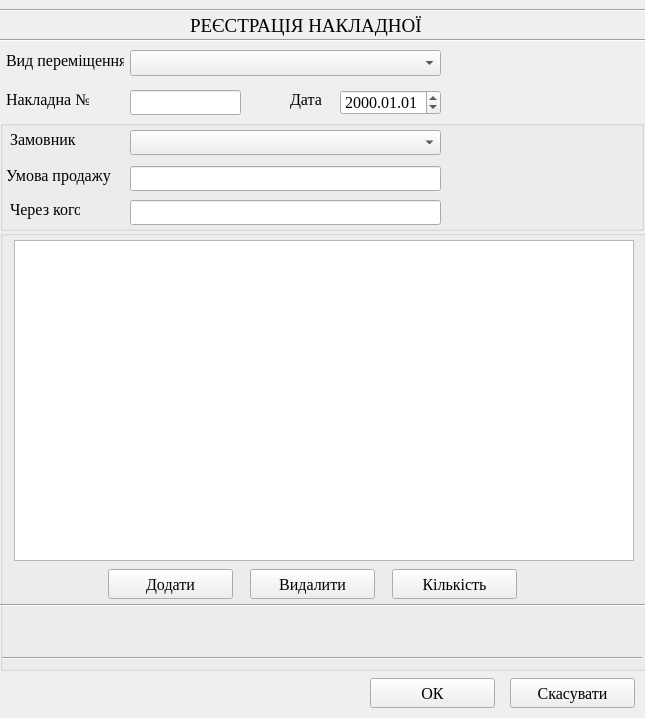
<?xml version="1.0" encoding="UTF-8"?>
<ui version="4.0">
 <class>ttn</class>
 <widget class="QWidget" name="ttn">
  <property name="windowModality">
   <enum>Qt::ApplicationModal</enum>
  </property>
  <property name="geometry">
   <rect>
    <x>0</x>
    <y>0</y>
    <width>645</width>
    <height>718</height>
   </rect>
  </property>
  <property name="minimumSize">
   <size>
    <width>645</width>
    <height>718</height>
   </size>
  </property>
  <property name="maximumSize">
   <size>
    <width>645</width>
    <height>718</height>
   </size>
  </property>
  <property name="font">
   <font>
    <family>Times New Roman</family>
    <pointsize>12</pointsize>
   </font>
  </property>
  <property name="windowTitle">
   <string>Реєстрація Накладної</string>
  </property>
  <property name="windowIcon">
   <iconset resource="ico.qrc">
    <normaloff>:/ico/arrowup.ico</normaloff>:/ico/arrowup.ico</iconset>
  </property>
  <widget class="Line" name="line">
   <property name="geometry">
    <rect>
     <x>0</x>
     <y>2</y>
     <width>651</width>
     <height>16</height>
    </rect>
   </property>
   <property name="orientation">
    <enum>Qt::Horizontal</enum>
   </property>
  </widget>
  <widget class="Line" name="line_2">
   <property name="geometry">
    <rect>
     <x>0</x>
     <y>32</y>
     <width>651</width>
     <height>16</height>
    </rect>
   </property>
   <property name="orientation">
    <enum>Qt::Horizontal</enum>
   </property>
  </widget>
  <widget class="QLabel" name="label_8">
   <property name="geometry">
    <rect>
     <x>190</x>
     <y>10</y>
     <width>241</width>
     <height>31</height>
    </rect>
   </property>
   <property name="font">
    <font>
     <family>Times New Roman</family>
     <pointsize>14</pointsize>
    </font>
   </property>
   <property name="text">
    <string>РЕЄСТРАЦІЯ НАКЛАДНОЇ</string>
   </property>
  </widget>
  <widget class="QPushButton" name="pushButton_4">
   <property name="enabled">
    <bool>true</bool>
   </property>
   <property name="geometry">
    <rect>
     <x>370</x>
     <y>678</y>
     <width>125</width>
     <height>30</height>
    </rect>
   </property>
   <property name="text">
    <string>ОК</string>
   </property>
  </widget>
  <widget class="QPushButton" name="pushButton_5">
   <property name="geometry">
    <rect>
     <x>510</x>
     <y>678</y>
     <width>125</width>
     <height>30</height>
    </rect>
   </property>
   <property name="text">
    <string>Скасувати</string>
   </property>
  </widget>
  <widget class="QLabel" name="label_2">
   <property name="geometry">
    <rect>
     <x>290</x>
     <y>90</y>
     <width>32</width>
     <height>19</height>
    </rect>
   </property>
   <property name="text">
    <string>Дата</string>
   </property>
  </widget>
  <widget class="QComboBox" name="comboBox">
   <property name="enabled">
    <bool>true</bool>
   </property>
   <property name="geometry">
    <rect>
     <x>130</x>
     <y>50</y>
     <width>311</width>
     <height>26</height>
    </rect>
   </property>
   <property name="currentIndex">
    <number>-1</number>
   </property>
  </widget>
  <widget class="QLabel" name="label">
   <property name="geometry">
    <rect>
     <x>6</x>
     <y>90</y>
     <width>83</width>
     <height>19</height>
    </rect>
   </property>
   <property name="text">
    <string>Накладна №</string>
   </property>
  </widget>
  <widget class="QDateEdit" name="dateEdit">
   <property name="enabled">
    <bool>true</bool>
   </property>
   <property name="geometry">
    <rect>
     <x>340</x>
     <y>90</y>
     <width>101</width>
     <height>25</height>
    </rect>
   </property>
   <property name="wrapping">
    <bool>false</bool>
   </property>
   <property name="buttonSymbols">
    <enum>QAbstractSpinBox::UpDownArrows</enum>
   </property>
   <property name="specialValueText">
    <string/>
   </property>
   <property name="displayFormat">
    <string>yyyy.MM.dd</string>
   </property>
  </widget>
  <widget class="QLineEdit" name="lineEdit">
   <property name="enabled">
    <bool>true</bool>
   </property>
   <property name="geometry">
    <rect>
     <x>130</x>
     <y>90</y>
     <width>111</width>
     <height>25</height>
    </rect>
   </property>
   <property name="inputMask">
    <string/>
   </property>
   <property name="maxLength">
    <number>32767</number>
   </property>
   <property name="cursorPosition">
    <number>0</number>
   </property>
   <property name="readOnly">
    <bool>true</bool>
   </property>
   <property name="clearButtonEnabled">
    <bool>false</bool>
   </property>
  </widget>
  <widget class="QLabel" name="label_3">
   <property name="geometry">
    <rect>
     <x>6</x>
     <y>50</y>
     <width>118</width>
     <height>20</height>
    </rect>
   </property>
   <property name="text">
    <string>Вид переміщення</string>
   </property>
  </widget>
  <widget class="QGroupBox" name="groupBox">
   <property name="geometry">
    <rect>
     <x>0</x>
     <y>120</y>
     <width>644</width>
     <height>111</height>
    </rect>
   </property>
   <property name="flat">
    <bool>true</bool>
   </property>
   <widget class="QLabel" name="label_5">
    <property name="geometry">
     <rect>
      <x>10</x>
      <y>80</y>
      <width>70</width>
      <height>19</height>
     </rect>
    </property>
    <property name="text">
     <string>Через кого</string>
    </property>
   </widget>
   <widget class="QLineEdit" name="lineEdit_3">
    <property name="enabled">
     <bool>true</bool>
    </property>
    <property name="geometry">
     <rect>
      <x>130</x>
      <y>46</y>
      <width>311</width>
      <height>25</height>
     </rect>
    </property>
   </widget>
   <widget class="QComboBox" name="comboBox_2">
    <property name="enabled">
     <bool>true</bool>
    </property>
    <property name="geometry">
     <rect>
      <x>130</x>
      <y>10</y>
      <width>311</width>
      <height>25</height>
     </rect>
    </property>
   </widget>
   <widget class="QLabel" name="label_4">
    <property name="geometry">
     <rect>
      <x>10</x>
      <y>10</y>
      <width>66</width>
      <height>19</height>
     </rect>
    </property>
    <property name="text">
     <string>Замовник</string>
    </property>
   </widget>
   <widget class="QLabel" name="label_6">
    <property name="geometry">
     <rect>
      <x>6</x>
      <y>46</y>
      <width>105</width>
      <height>19</height>
     </rect>
    </property>
    <property name="text">
     <string>Умова продажу</string>
    </property>
   </widget>
   <widget class="QLineEdit" name="lineEdit_2">
    <property name="enabled">
     <bool>true</bool>
    </property>
    <property name="geometry">
     <rect>
      <x>130</x>
      <y>80</y>
      <width>311</width>
      <height>25</height>
     </rect>
    </property>
   </widget>
  </widget>
  <widget class="QGroupBox" name="groupBox_2">
   <property name="geometry">
    <rect>
     <x>0</x>
     <y>230</y>
     <width>646</width>
     <height>441</height>
    </rect>
   </property>
   <property name="flat">
    <bool>true</bool>
   </property>
   <widget class="QTableView" name="tableView">
    <property name="geometry">
     <rect>
      <x>14</x>
      <y>10</y>
      <width>620</width>
      <height>321</height>
     </rect>
    </property>
    <property name="selectionBehavior">
     <enum>QAbstractItemView::SelectRows</enum>
    </property>
   </widget>
   <widget class="Line" name="line_5">
    <property name="geometry">
     <rect>
      <x>2</x>
      <y>420</y>
      <width>640</width>
      <height>16</height>
     </rect>
    </property>
    <property name="orientation">
     <enum>Qt::Horizontal</enum>
    </property>
   </widget>
   <widget class="Line" name="line_3">
    <property name="geometry">
     <rect>
      <x>0</x>
      <y>367</y>
      <width>651</width>
      <height>16</height>
     </rect>
    </property>
    <property name="orientation">
     <enum>Qt::Horizontal</enum>
    </property>
   </widget>
   <widget class="QPushButton" name="pushButton">
    <property name="enabled">
     <bool>true</bool>
    </property>
    <property name="geometry">
     <rect>
      <x>108</x>
      <y>339</y>
      <width>125</width>
      <height>30</height>
     </rect>
    </property>
    <property name="text">
     <string>Додати</string>
    </property>
    <property name="icon">
     <iconset resource="ico.qrc">
      <normaloff>:/ico/Button Add.ico</normaloff>:/ico/Button Add.ico</iconset>
    </property>
    <property name="iconSize">
     <size>
      <width>22</width>
      <height>22</height>
     </size>
    </property>
   </widget>
   <widget class="QPushButton" name="pushButton_3">
    <property name="enabled">
     <bool>true</bool>
    </property>
    <property name="geometry">
     <rect>
      <x>250</x>
      <y>339</y>
      <width>125</width>
      <height>30</height>
     </rect>
    </property>
    <property name="text">
     <string>Видалити</string>
    </property>
    <property name="icon">
     <iconset resource="ico.qrc">
      <normaloff>:/ico/Button Delete.ico</normaloff>:/ico/Button Delete.ico</iconset>
    </property>
    <property name="iconSize">
     <size>
      <width>22</width>
      <height>22</height>
     </size>
    </property>
   </widget>
   <widget class="QLabel" name="label_7">
    <property name="geometry">
     <rect>
      <x>480</x>
      <y>390</y>
      <width>141</width>
      <height>20</height>
     </rect>
    </property>
    <property name="text">
     <string/>
    </property>
   </widget>
   <widget class="QPushButton" name="pushButton_6">
    <property name="enabled">
     <bool>true</bool>
    </property>
    <property name="geometry">
     <rect>
      <x>392</x>
      <y>339</y>
      <width>125</width>
      <height>30</height>
     </rect>
    </property>
    <property name="text">
     <string>Кількість</string>
    </property>
    <property name="icon">
     <iconset resource="ico.qrc">
      <normaloff>:/ico/edit.ico</normaloff>:/ico/edit.ico</iconset>
    </property>
    <property name="iconSize">
     <size>
      <width>22</width>
      <height>22</height>
     </size>
    </property>
   </widget>
  </widget>
 </widget>
 <tabstops>
  <tabstop>lineEdit</tabstop>
  <tabstop>dateEdit</tabstop>
  <tabstop>comboBox</tabstop>
  <tabstop>comboBox_2</tabstop>
  <tabstop>lineEdit_3</tabstop>
  <tabstop>lineEdit_2</tabstop>
  <tabstop>tableView</tabstop>
  <tabstop>pushButton</tabstop>
  <tabstop>pushButton_3</tabstop>
  <tabstop>pushButton_4</tabstop>
  <tabstop>pushButton_5</tabstop>
 </tabstops>
 <resources>
  <include location="ico.qrc"/>
 </resources>
 <connections/>
</ui>
